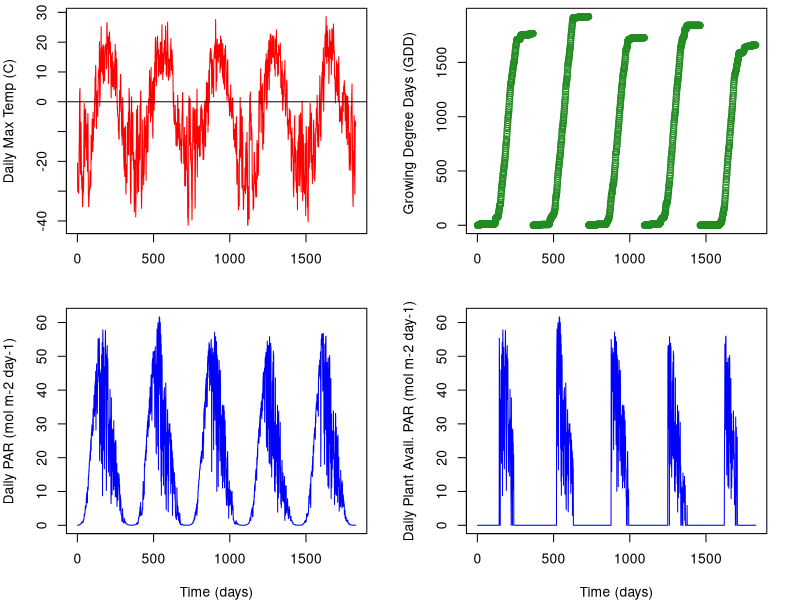
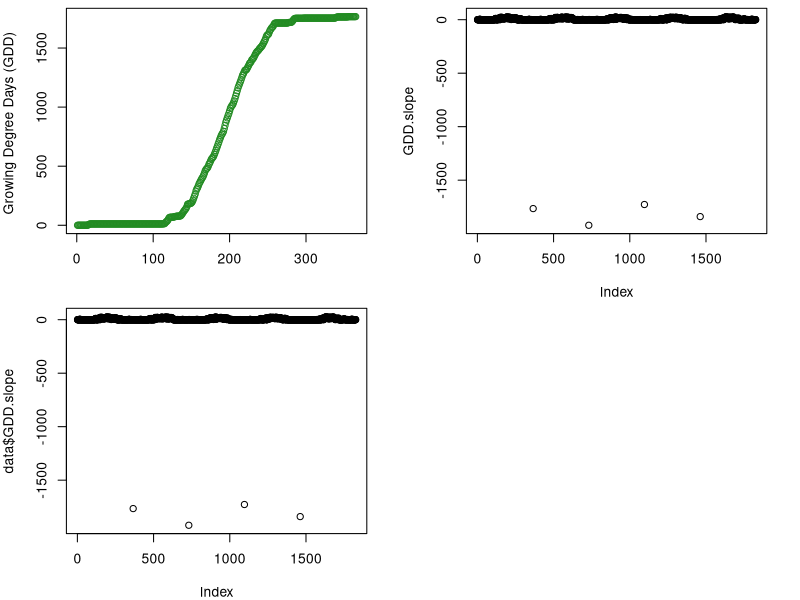
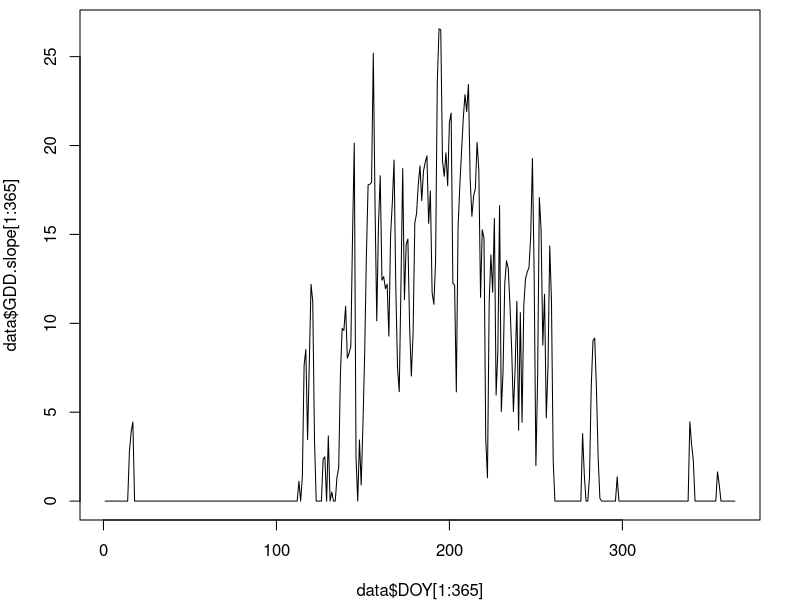
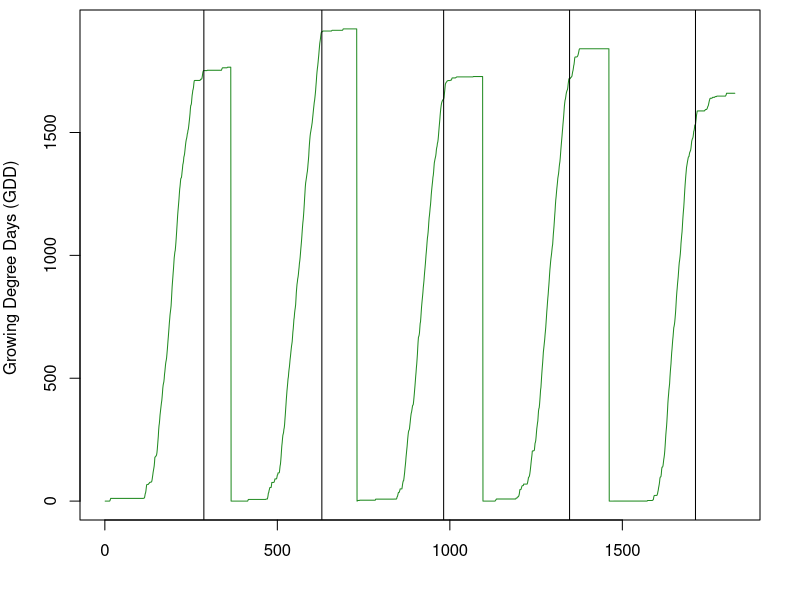
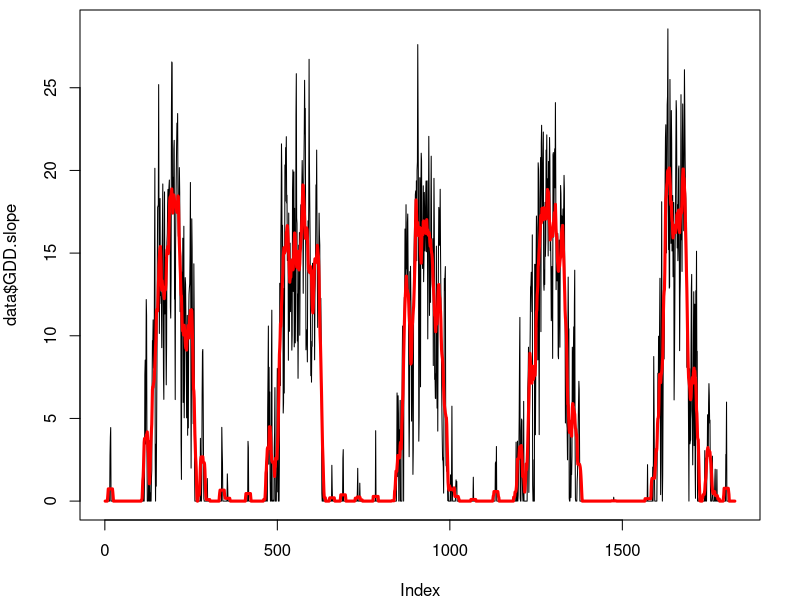
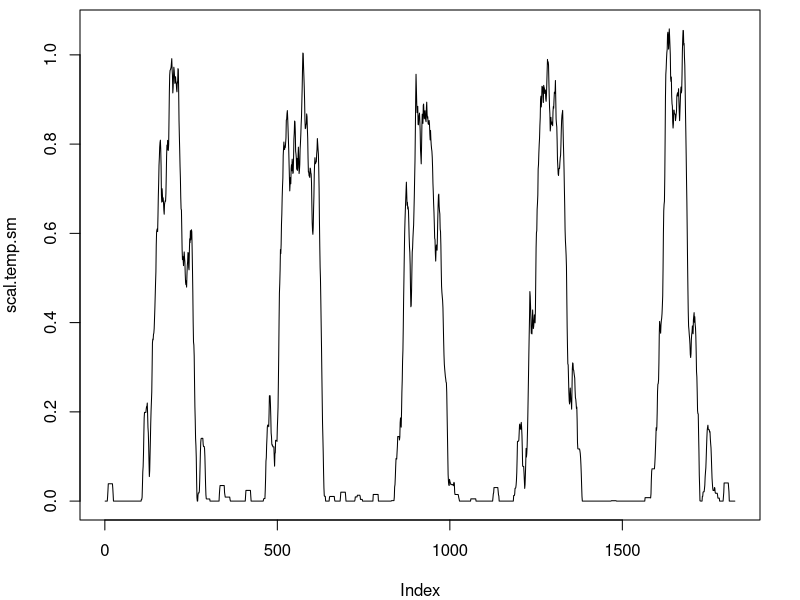
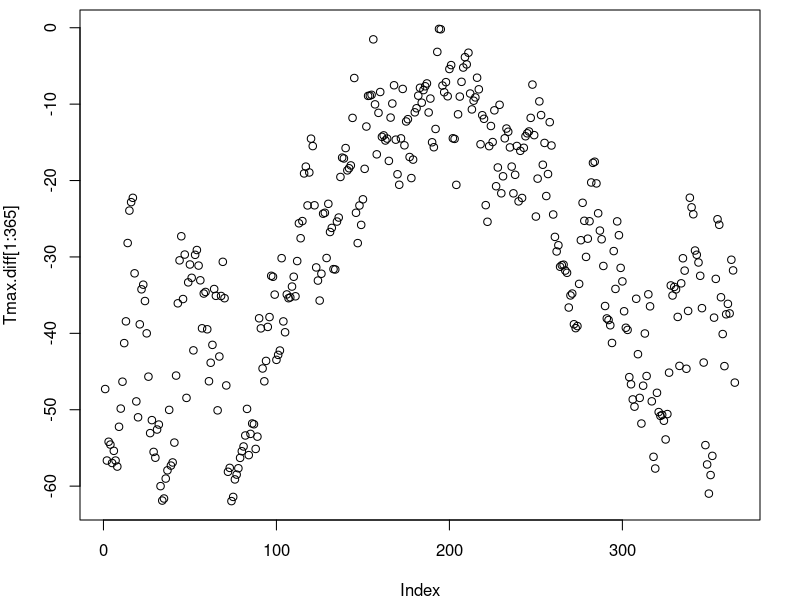
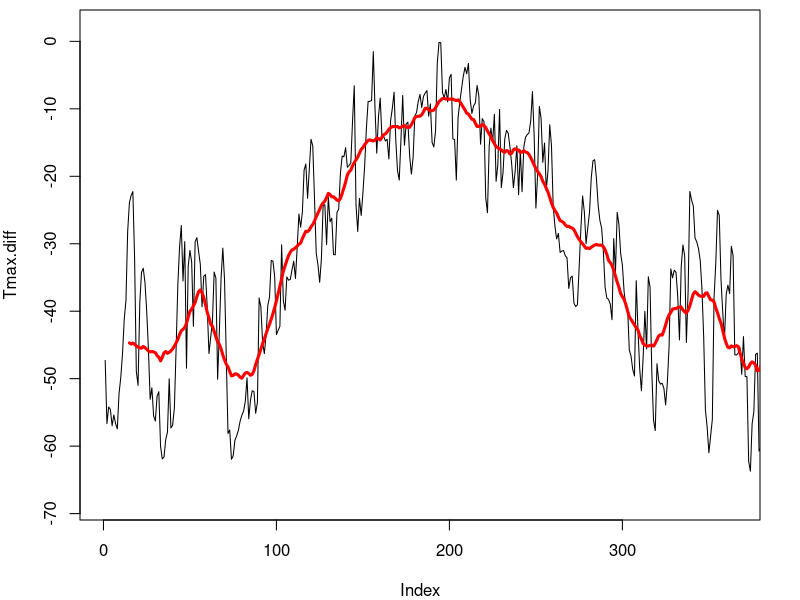

Here is the R script that generated these plots, in order:
############re-loading the data

#set working directory to C-N-model
data = read.csv("InputData_Processed.csv") #This is the "FluxData.csv" file, but with added calculations of GDD
head(data)


#plot the data
par(mfrow=c(2,2), mar=c(4,4,0.5,2))
plot(data$Temp_ARF~data$time, type="l", ylab = "Daily Max Temp (C)", col="red", xlab="")
abline(h=0)
plot(data$GDD~data$time, ylab = "Growing Degree Days (GDD) ",  xlab="", col="forestgreen")
plot(data$PAR_ARF~data$time, type="l", ylab = "Daily PAR (mol m-2 day-1)", col="blue", xlab = "Time (days)")
plot(data$PAR_vis~data$time, type="l", ylab = "Daily Plant Avail. PAR (mol m-2 day-1)", col="blue", xlab = "Time (days)")


plot(data$GDD[1:365]~data$DOY[1:365], ylab = "Growing Degree Days (GDD) ",  xlab="", col="forestgreen")


GDD.slope = rep(0, length = length(data$GDD))
for (i in 2: length(data$GDD)){
  GDD.slope[i] = data$GDD[i] - data$GDD[i-1]
}

plot(GDD.slope) #this is really just temperature but for only positive values
data = cbind(data, GDD.slope=GDD.slope)
head(data)
plot(data$GDD.slope) #there are 4 points that need to be set to 0 because this is when we switch years
data$GDD.slope[data$time[which(data$GDD.slope == min(data$GDD.slope))]] = 0
data$GDD.slope[data$time[which(data$GDD.slope == min(data$GDD.slope))]] = 0
data$GDD.slope[data$time[which(data$GDD.slope == min(data$GDD.slope))]] = 0
data$GDD.slope[data$time[which(data$GDD.slope == min(data$GDD.slope))]] = 0
data$time[which(data$GDD.slope == min(data$GDD.slope))]
par(mfrow=c(1,1), mar=c(4,4,0.5,2))
plot(data$DOY[1:365], data$GDD.slope[1:365], type="l")


#need to figure out which DOY was the day when GDDs level off
years = unique(data$year) #tells you which years we have data for 
delGDDmax.day = NA
DOY.sen.year = NA
for (i in 1: length(years)){
  year.i = years[i]
  data.year = subset(data, data$year==year.i)
  delGDDmax = data.year$DOY[which(data.year$DOY>182 & data.year$GDD.slope<1 & data.year$GDD.slope>0)]
  DOY.sen.year[i]=delGDDmax[1]
}
DOY.sen.year #looked at this data to determine cutoff point
num.days = c(365, 365, 365, 366, 365)
DOY.sen = rep(c(DOY.sen.year), c(num.days))
data = data.frame(data, DOY.sen = DOY.sen)
head(data)
par(mfrow=c(1,1))
plot(data$GDD~data$time, type="l", ylab = "Growing Degree Days (GDD) ",  xlab="", col="forestgreen")
abline(v=c(DOY.sen.year+c(0,365,365+365,365+365+366, 365+365+366+365)))

#create a smoothed temperature scalar for GPP
#average of current sample, 7 future samples, and 7 past samples
filt=rep(1/15,15)
GDDslope.sm = filter(data$GDD.slope, filt, sides=2)
is.na(GDDslope.sm) #the last 20 samples are NA
GDDslope.sm[is.na(GDDslope.sm)]=0 #set these to zero
plot(data$GDD.slope, type="l")
lines(GDDslope.sm, col="red", lwd="3")
data=data.frame(data, GDDslope_sm=GDDslope.sm)

Tmaxsm.day = NA
for (i in 1: length(years)){
  year.i = years[i]
  data.year = subset(data, data$year==year.i)
  Tmaxsm.day[i]=max(data.year$GDDslope_sm)
}
Tmaxsm.day # max temps for each year
Tmaxsm.mean=mean(Tmaxsm.day)

scal.temp.sm=NULL
for (i in 1:length(GDDslope.sm)){
  scal.temp.sm[i] = (GDDslope.sm[i] - 0)/(Tmaxsm.mean-0) #growing degree day scalar
}
plot(scal.temp.sm, type="l")

#GDD slope is equal to positive temperatures, use that to calculate temperature scalar
#first need to determine max and for each year (min is just zero)
#Tmax.day = NA
#GDDmax.day = NA
#for (i in 1: length(years)){
#  year.i = years[i]
#  data.year = subset(data, data$year==year.i)
#  Tmax.day[i]=max(data.year$GDD.slope)
#  GDDmax.day[i]=max(data.year$GDD)
#}
#Tmax.day # max temps for each year
#GDDmax.day
#Tmax.mean=mean(Tmax.day)
#GDDmax.mean=mean(GDDmax.day)
#
#scal.temp=NULL
#for (i in 1:length(data$GDD.slope)){
#  scal.temp[i] = (data$GDD.slope[i] - 0)/(Tmax.mean-0) #growing degree day scalar
#}
#plot(scal.temp, type="l")

#scal.GDD=NULL
#for (i in 1:length(data$GDD)){
#  scal.GDD[i] = (data$GDD[i] - 0)/(GDDmax.mean-0) #growing degree day scalar
#  if(data$DOY[i]>data$DOY.sen[i]){
#   scal.GDD[i]=0
#  }
#}
#plot(scal.GDD, type="l")

#what if we add the GDD scalar and the smoothed temp scalar together?
#scal.new = scal.temp.sm+scal.GDD
#rescale to 1
#scal.add=NULL
#for (i in 1:length(scal.new)){
#  scal.add[i] = (scal.new[i] - min(scal.new))/(max(scal.new)-min(scal.new)) #growing degree day scalar
#}

#par(mfrow=c(3,1), mar=c(4,4,0.5,2))
#plot(scal.GDD, type="l")
#plot(scal.temp.sm, type="l")
#plot(scal.add, type="l")

#making a new scalar for NDVI calculation

Tmaxmean.day = NA
for (i in 1: length(years)){
  year.i = years[i]
  data.year = subset(data, data$year==year.i)
  Tmaxmean.day[i]=max(data.year$Temp_ARF)
}
Tmaxmean.day # max temps for each year
Tmax.avg = mean(Tmaxmean.day) #calculate average

Tmax.diff = data$Temp_ARF-Tmax.avg
plot(Tmax.diff[1:365])
filt=rep(1/30,30)
Tmaxdiff.sm = filter(Tmax.diff, filt, sides=2)
is.na(Tmaxdiff.sm) #the last 7 samples are NA
plot(Tmax.diff, type="l", xlim=c(1,365))
lines(Tmaxdiff.sm, col="red", lwd="3")
Tmax.diff1 = Tmax.diff
Tmax.diff=Tmaxdiff.sm
data=data.frame(data, TmaxDiff = Tmax.diff)
head(data)
Tmaxmean.diff = NA
Tminmean.diff = NA
for (i in 1: length(years)){
  year.i = years[i]
  data.year = subset(data, data$year==year.i)
  Tmaxmean.diff[i]=max(data.year$TmaxDiff, na.rm=TRUE)
  Tminmean.diff[i]=min(data.year$TmaxDiff, na.rm=TRUE)
}
Tmaxmean.diff # max temps for each year
Tmaxdiff.avg = mean(Tmaxmean.diff) #calculate average
Tminmean.diff # min temps for each year
Tmindiff.avg = mean(Tminmean.diff) #calculate average


scal.diff=NULL
for (i in 1:length(Tmax.diff)){
  scal.diff[i] = (Tmax.diff[i] - Tmindiff.avg)/(Tmaxdiff.avg-Tmindiff.avg)
}

par(mfrow=c(2,1))
plot(Tmax.diff1, type="l", xlim=c(1,365))
lines(Tmaxdiff.sm, col="red", lwd="3")
plot(scal.diff[1:365])


#make into functions so that it will be continuous in the model
Temp.d1 <- approxfun(x=data$time, y=data$Temp_ARF, method="linear", rule=2)
PAR.d1 <- approxfun(x=data$time, y=data$PAR_vis, method="linear", rule=2)
#scalGDD.d1 <- approxfun(x=data$time, y=scal.GDD, method="linear", rule=2)
scaltemp.d1 <- approxfun(x=data$time, y=scal.temp.sm, method="linear", rule=2)
#scaladd.d1 <- approxfun(x=data$time, y=scal.add, method="linear", rule=2)
scaldiff.d1 <- approxfun(x=data$time, y=scal.diff, method="linear", rule=2)
DOY.d1 <- approxfun(x=data$time, y=data$DOY, method="linear", rule=2)
DOYsen.d1 <- approxfun(x=data$time, y=data$DOY.sen, method="linear", rule=2)
Year.d1 <- approxfun(x=data$time, y=data$year, method="linear", rule=2)
